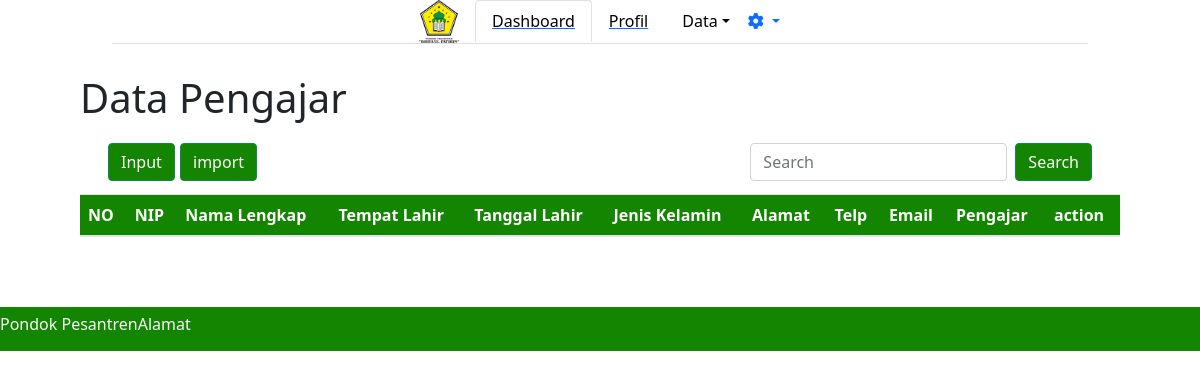
/adminpondok/datapengajar/, run on an earlier commit of the app's database.
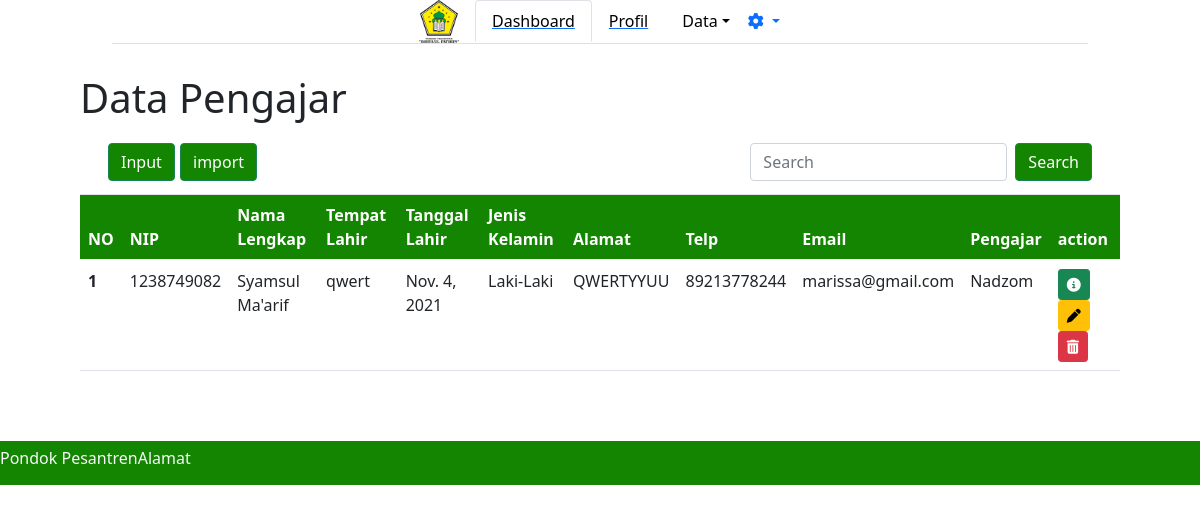
And on a later commit of the database.
### adminpondok/models.py (models this page shows)
class Pengajar(models.Model):
    kelamin = [
        ('Laki-Laki', 'Laki-Laki'),
        ('Perempuan', 'Perempuan'),
    ]
    NIP = models.IntegerField()
    nama_pengajar = models.CharField(max_length=30)
    tempat_lahir = models.CharField(max_length=20)
    tanggal_lahir = models.DateField()
    jk = models.CharField(max_length=9, choices=kelamin, default='')
    almt = models.TextField(default='')
    telp = models.IntegerField(default=0)
    email = models.CharField(default='', max_length=20)
    pngjr = models.CharField(max_length=10, default='')

### adminpondok/views.py (the view, shortened to what this page needs)
# urls.py: path('datapengajar/', views.datapengajar),
def datapengajar(req):
    pengajar = models.Pengajar.objects.all()
    return render(req, 'adminpondok/datapengajar.html', {
        'data': pengajar,
    })

### adminpondok/templates/adminpondok/datapengajar.html (shortened to what this page needs)
{% extends "adminpondok/base.html" %}
{% block content %}
<h1>Data Pengajar</h1>
<nav class="navbar navbar-light bg-white">
    <div class="container-fluid">
        <a class="navbar-brand">
            <button type="button" class="btn btn-success" data-bs-toggle="modal" data-bs-target="#staticBackdrop" style="background-color: #138500;">
                Input
            </button>
            <button type="button" class="btn btn-success" style="background-color: #138500;">
                import
            </button>
            </a>
            <form class="d-flex">
                <input class="form-control me-2" type="search" placeholder="Search" aria-label="Search">
                <button class="btn btn-success" style="background-color:#138500 ;" type="submit">Search</button>
            </form>
        </div>
    </nav>
</div>
<table class="table">
    <thead>
        <tr style="background-color: #138500; color: #FFFFFF ;">
            <th scope="col">NO</th>
            <th scope="col">NIP</th>
            <th scope="col">Nama Lengkap</th>
            <th scope="col">Tempat Lahir</th>
            <th scope="col">Tanggal Lahir</th>
            <th scope="col">Jenis Kelamin</th>
            <th scope="col">Alamat</th>
            <th scope="col">Telp</th>
            <th scope="col">Email</th>
            <th scope="col">Pengajar</th>
            <th scope="col">action</th>
        </tr>
    </thead>
    {% for d in data %}
    <tbody>
        <tr>
            <th scope="row">{{ forloop.counter }}</th>
            <td>{{d.NIP}}</td>
            <td>{{d.nama_pengajar}}</td>
            <td>{{d.tempat_lahir}}</td>
            <td>{{d.tanggal_lahir}}</td>
            <td>{{d.jk}}</td>
            <td>{{d.almt}}</td>
            <td>{{d.telp}}</td>
            <td>{{d.email}}</td>
            <td>{{d.pngjr}}</td>
            <td>
                <a class="btn btn-sm btn-success" href="/{{d.id}}/detail"><i class="fas fa-info-circle"></i></a>
                <a class="btn btn-sm btn-warning" data-bs-toggle="modal" data-bs-target="#update"
                    href="/adminpondok/dataapengajar/{{d.id}}/updatepengajar"><i class="fas fa-pen"></i></a>
                <a class="btn btn-sm btn-danger" href="/adminpondok/datapengajar/{{d.id}}/deletepengajar"><i class="fas fa-trash-alt"></i></a>
            </td>
        </tr>
    </tbody>
    {% endfor %}
</table>
</div>
{% endblock %}

What changed in the data, as far as the page shows it:
added Pengajar: NIP "1238749082", nama_pengajar "Syamsul Ma'arif", tempat_lahir "qwert", tanggal_lahir "Nov. 4, 2021", jk "Laki-Laki", almt "QWERTYYUU", telp "89213778244", email "marissa@gmail.com", pngjr "Nadzom"
